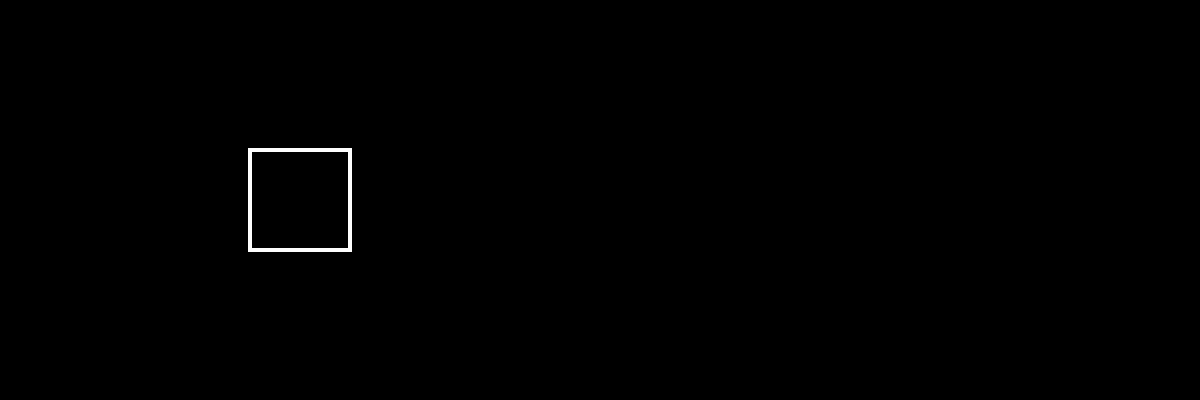
Frame 1 (no input)
Frame 60 (no input): identical to frame 1, image omitted
Frame 120 (the mouse pressed at the canvas centre since frame 60): identical to frame 1, image omitted

The p5.js sketch that drew this single still picture (run headless with seeded random() and noise() and a simulated clock; from frame 60 on, the mouse is pressed at the canvas centre):

// p5.js sketch
// ── sketch.js
var on = false;

function setup() {
    createCanvas( windowWidth, 400 );
}


function draw() {

    if( on ) {
        background( 0, 255, 0 );
    } else {
        background( 0 );
    }

    stroke( 255 );
    strokeWeight( 4 );
    noFill();

    if( mouseX > 250 && mouseX < 350 && mouseY > 150 && mouseY < 250 ) {
        fill( 255, 0, 200 );
    }

    rectMode(CENTER);
    rect(300, 200, 100, 100);
}

function mousePressed() {
    if( mouseX > 250 && mouseX < 350 && mouseY > 150 && mouseY < 250 ) {
        on = !on;
    }
}
